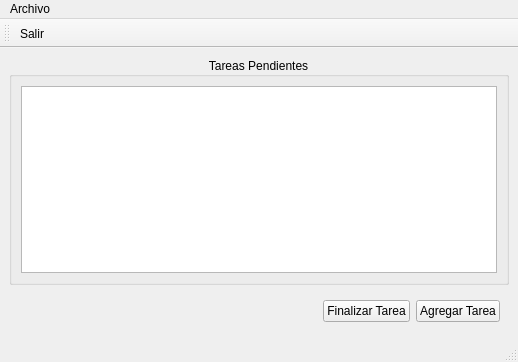
<?xml version="1.0" encoding="UTF-8"?>
<ui version="4.0">
 <class>Principal</class>
 <widget class="QMainWindow" name="Principal">
  <property name="geometry">
   <rect>
    <x>0</x>
    <y>0</y>
    <width>518</width>
    <height>362</height>
   </rect>
  </property>
  <property name="windowTitle">
   <string>Administrador de Tareas</string>
  </property>
  <property name="windowIcon">
   <iconset resource="Recursos.qrc">
    <normaloff>:/iconos/Recursos/lista-de-tareas.png</normaloff>:/iconos/Recursos/lista-de-tareas.png</iconset>
  </property>
  <widget class="QWidget" name="centralwidget">
   <layout class="QVBoxLayout" name="verticalLayout">
    <item>
     <widget class="QGroupBox" name="groupBox">
      <property name="minimumSize">
       <size>
        <width>500</width>
        <height>0</height>
       </size>
      </property>
      <property name="title">
       <string>Tareas Pendientes</string>
      </property>
      <property name="alignment">
       <set>Qt::AlignCenter</set>
      </property>
      <layout class="QHBoxLayout" name="horizontalLayout">
       <item>
        <widget class="QTableWidget" name="outTareas"/>
       </item>
      </layout>
     </widget>
    </item>
    <item>
     <widget class="QWidget" name="widget" native="true">
      <layout class="QHBoxLayout" name="horizontalLayout_2">
       <item>
        <spacer name="horizontalSpacer">
         <property name="orientation">
          <enum>Qt::Horizontal</enum>
         </property>
         <property name="sizeHint" stdset="0">
          <size>
           <width>40</width>
           <height>20</height>
          </size>
         </property>
        </spacer>
       </item>
       <item>
        <widget class="QPushButton" name="cmdFinalizar">
         <property name="text">
          <string>Finalizar Tarea</string>
         </property>
        </widget>
       </item>
       <item>
        <widget class="QPushButton" name="cmdAgregar">
         <property name="text">
          <string>Agregar Tarea</string>
         </property>
        </widget>
       </item>
      </layout>
     </widget>
    </item>
   </layout>
  </widget>
  <widget class="QMenuBar" name="menubar">
   <property name="geometry">
    <rect>
     <x>0</x>
     <y>0</y>
     <width>518</width>
     <height>21</height>
    </rect>
   </property>
   <widget class="QMenu" name="menuArchivo">
    <property name="title">
     <string>Archivo</string>
    </property>
    <addaction name="actionSalir"/>
   </widget>
   <addaction name="menuArchivo"/>
  </widget>
  <widget class="QStatusBar" name="statusbar"/>
  <widget class="QToolBar" name="toolBar">
   <property name="windowTitle">
    <string>toolBar</string>
   </property>
   <attribute name="toolBarArea">
    <enum>TopToolBarArea</enum>
   </attribute>
   <attribute name="toolBarBreak">
    <bool>false</bool>
   </attribute>
   <addaction name="actionSalir"/>
  </widget>
  <action name="actionSalir">
   <property name="icon">
    <iconset resource="Recursos.qrc">
     <normaloff>:/iconos/Recursos/salida.png</normaloff>:/iconos/Recursos/salida.png</iconset>
   </property>
   <property name="text">
    <string>Salir</string>
   </property>
  </action>
 </widget>
 <resources>
  <include location="Recursos.qrc"/>
 </resources>
 <connections/>
</ui>
